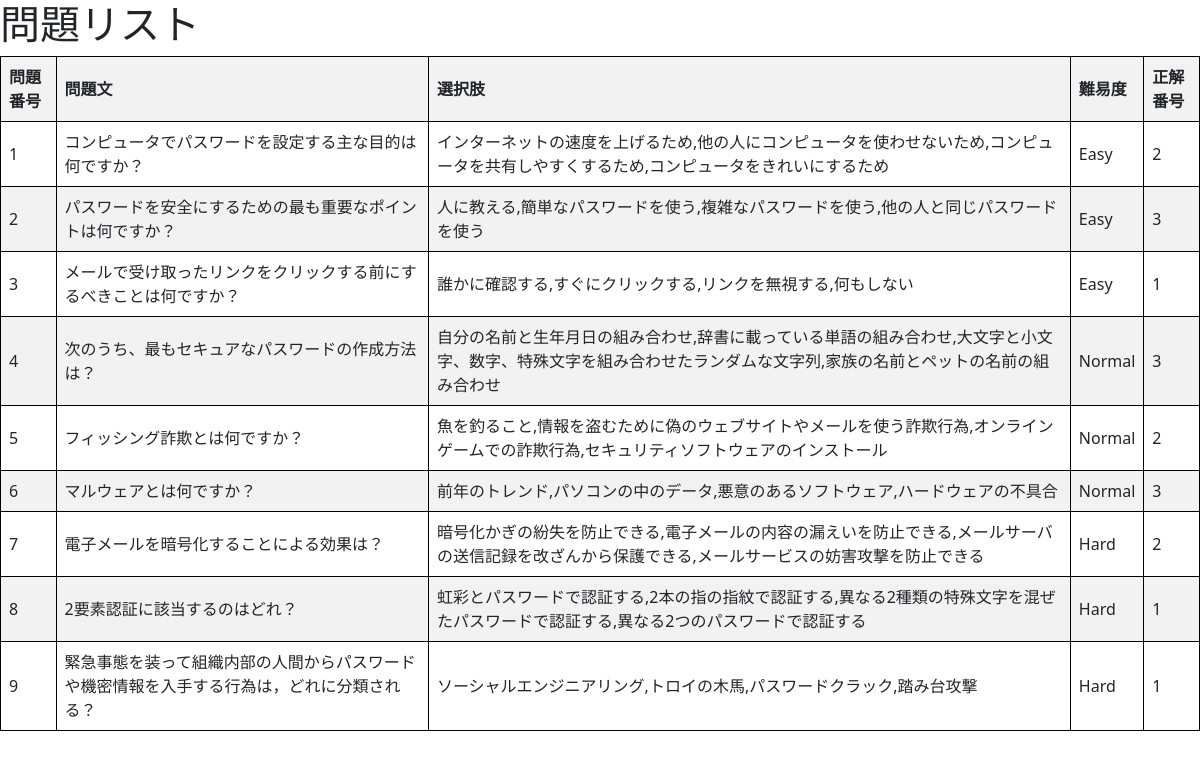
The app's page /questions_user with its own data.
### app.py (models this page shows)
class Question(db.Model):
    id = db.Column(db.Integer, primary_key=True)
    text = db.Column(db.Text, nullable=False)
    choices = db.Column(db.Text, nullable=False)
    difficulty = db.Column(db.String(50), nullable=False)
    correct_choice = db.Column(db.Integer, nullable=False)

### app.py (the view)
@app.route("/questions_user")
def list_questions():
    questions = Question.query.all()
    return render_template("user/question_list.html", questions=questions)

### templates/user/question_list.html (shortened to what this page needs)
{% extends 'base.html' %}
{% block body %}
<h1>問題リスト</h1>
<table>
    <thead>
        <tr>
            <th>問題番号</th>
            <th>問題文</th>
            <th>選択肢</th>
            <th>難易度</th>
            <th>正解番号</th>
        </tr>
    </thead>
    <tbody>
        {% for question in questions %}
        <tr>
            <td>{{ question.id }}</td>
            <td>{{ question.text }}</td>
            <td>{{ question.choices }}</td>
            <td>{{ question.difficulty }}</td>
            <td>{{ question.correct_choice }}</td>
        </tr>
        {% endfor %}
    </tbody>
</table>
<a href="/user">Back to Home</a>
{% endblock %}

### static/css/background.css (style rules this page uses)
a { color: #fff; }
html,body { height: 100%; }

### templates/user/question_list.html (style rules this page uses)
table { border-collapse: collapse; width: 100%; }
th, td { border: 1px solid black; padding: 8px; text-align: left; }
th { background-color: #f2f2f2; }
tr:nth-child(even) { background-color: #f2f2f2; }

### records on screen
Question: id "1", text "コンピュータでパスワードを設定する主な目的は何ですか？", choices "インターネットの速度を上げるため,他の人にコンピュータを使わせないため,コンピュータを共有しやすくするため,コンピュータをきれいにするため", difficulty "Easy", correct_choice "2"
Question: id "2", text "パスワードを安全にするための最も重要なポイントは何ですか？", choices "人に教える,簡単なパスワードを使う,複雑なパスワードを使う,他の人と同じパスワードを使う", difficulty "Easy", correct_choice "3"
Question: id "3", text "メールで受け取ったリンクをクリックする前にするべきことは何ですか？", choices "誰かに確認する,すぐにクリックする,リンクを無視する,何もしない", difficulty "Easy", correct_choice "1"
Question: id "4", text "次のうち、最もセキュアなパスワードの作成方法は？", choices "自分の名前と生年月日の組み合わせ,辞書に載っている単語の組み合わせ,大文字と小文字、数字、特殊文字を組み合わせたランダムな文字列,家族の名前とペットの名前の組み合わせ", difficulty "Normal", correct_choice "3"
Question: id "5", text "フィッシング詐欺とは何ですか？", choices "魚を釣ること,情報を盗むために偽のウェブサイトやメールを使う詐欺行為,オンラインゲームでの詐欺行為,セキュリティソフトウェアのインストール", difficulty "Normal", correct_choice "2"
Question: id "6", text "マルウェアとは何ですか？", choices "前年のトレンド,パソコンの中のデータ,悪意のあるソフトウェア,ハードウェアの不具合", difficulty "Normal", correct_choice "3"
Question: id "7", text "電子メールを暗号化することによる効果は？", choices "暗号化かぎの紛失を防止できる,電子メールの内容の漏えいを防止できる,メールサーバの送信記録を改ざんから保護できる,メールサービスの妨害攻撃を防止できる", difficulty "Hard", correct_choice "2"
Question: id "8", text "2要素認証に該当するのはどれ？", choices "虹彩とパスワードで認証する,2本の指の指紋で認証する,異なる2種類の特殊文字を混ぜたパスワードで認証する,異なる2つのパスワードで認証する", difficulty "Hard", correct_choice "1"
Question: id "9", text "緊急事態を装って組織内部の人間からパスワードや機密情報を入手する行為は，どれに分類される？", choices "ソーシャルエンジニアリング,トロイの木馬,パスワードクラック,踏み台攻撃", difficulty "Hard", correct_choice "1"
